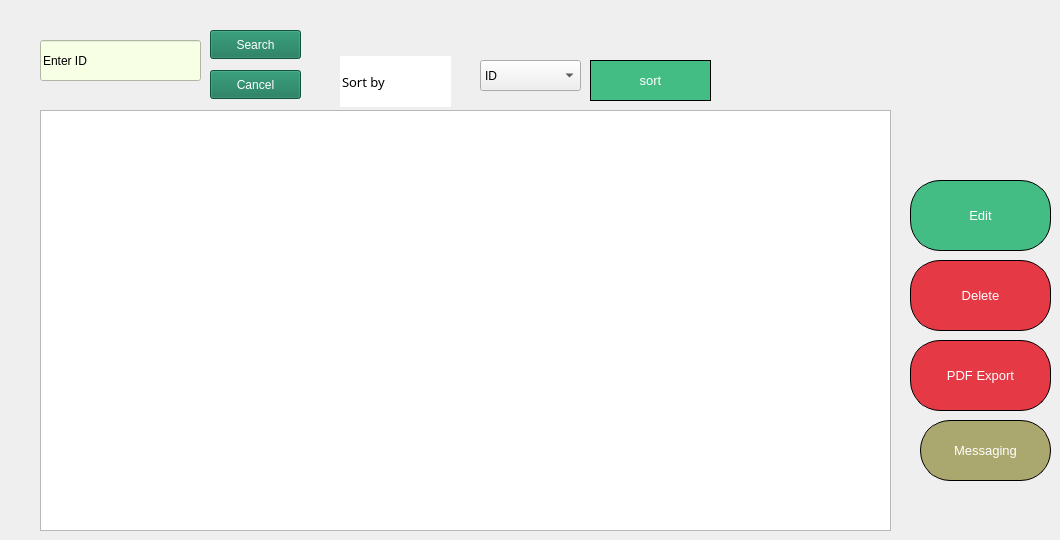
      <widget class="QWidget" name="list_view_client">
       <widget class="QPushButton" name="Search_Button_client">
        <property name="geometry">
         <rect>
          <x>210</x>
          <y>30</y>
          <width>91</width>
          <height>29</height>
         </rect>
        </property>
        <property name="styleSheet">
         <string notr="true">background-color: rgb(18, 115, 83);
color: rgb(255, 255, 255);</string>
        </property>
        <property name="text">
         <string>Search</string>
        </property>
       </widget>
       <widget class="QLineEdit" name="lineEdit_7_client">
        <property name="geometry">
         <rect>
          <x>340</x>
          <y>56</y>
          <width>111</width>
          <height>51</height>
         </rect>
        </property>
        <property name="font">
         <font>
          <family>MV Boli</family>
          <pointsize>10</pointsize>
          <italic>false</italic>
          <bold>false</bold>
         </font>
        </property>
        <property name="styleSheet">
         <string notr="true">
color: rgb(0, 0, 0);
font: 10pt ;


border-radius:30px;
</string>
        </property>
        <property name="text">
         <string>Sort by</string>
        </property>
        <property name="frame">
         <bool>true</bool>
        </property>
        <property name="cursorPosition">
         <number>7</number>
        </property>
        <property name="dragEnabled">
         <bool>false</bool>
        </property>
        <property name="readOnly">
         <bool>false</bool>
        </property>
       </widget>
       <widget class="QLineEdit" name="Search_line_edit_client">
        <property name="geometry">
         <rect>
          <x>40</x>
          <y>40</y>
          <width>161</width>
          <height>41</height>
         </rect>
        </property>
        <property name="styleSheet">
         <string notr="true">
background-color: rgb(247, 255, 229);

</string>
        </property>
        <property name="text">
         <string>Enter ID</string>
        </property>
       </widget>
       <widget class="QPushButton" name="Edit_Button_client">
        <property name="geometry">
         <rect>
          <x>910</x>
          <y>180</y>
          <width>141</width>
          <height>71</height>
         </rect>
        </property>
        <property name="styleSheet">
         <string notr="true">border: 1px solid black;

color: rgb(255, 255, 255);
font: 10pt ;

background-color: rgb(171, 168, 111);
background-color: rgb(68, 189, 133);


border-radius:30px;
</string>
        </property>
        <property name="text">
         <string>Edit</string>
        </property>
       </widget>
       <widget class="QPushButton" name="Delete_Button_client">
        <property name="geometry">
         <rect>
          <x>910</x>
          <y>260</y>
          <width>141</width>
          <height>71</height>
         </rect>
        </property>
        <property name="styleSheet">
         <string notr="true">border: 1px solid black;


color: rgb(255, 255, 255);
font: 10pt ;

background-color: rgb(171, 168, 111);
background-color: rgb(126, 61, 64);
background-color: rgb(230, 57, 70);

border-radius:30px;
</string>
        </property>
        <property name="text">
         <string>Delete</string>
        </property>
       </widget>
       <widget class="QTableView" name="tableView_client">
        <property name="geometry">
         <rect>
          <x>40</x>
          <y>110</y>
          <width>851</width>
          <height>421</height>
         </rect>
        </property>
        <property name="styleSheet">
         <string notr="true"/>
        </property>
       </widget>
       <widget class="QPushButton" name="pdf_Button_client">
        <property name="geometry">
         <rect>
          <x>910</x>
          <y>340</y>
          <width>141</width>
          <height>71</height>
         </rect>
        </property>
        <property name="styleSheet">
         <string notr="true">border: 1px solid black;


color: rgb(255, 255, 255);
font: 10pt ;

background-color: rgb(171, 168, 111);
background-color: rgb(126, 61, 64);
background-color: rgb(230, 57, 70);

border-radius:30px;
</string>
        </property>
        <property name="text">
         <string>PDF Export</string>
        </property>
       </widget>
       <widget class="QComboBox" name="sort_criterion_client">
        <property name="geometry">
         <rect>
          <x>480</x>
          <y>60</y>
          <width>101</width>
          <height>31</height>
         </rect>
        </property>
        <item>
         <property name="text">
          <string>ID</string>
         </property>
        </item>
        <item>
         <property name="text">
          <string>Nom</string>
         </property>
        </item>
       </widget>
       <widget class="QPushButton" name="Sort_Button_client">
        <property name="geometry">
         <rect>
          <x>590</x>
          <y>60</y>
          <width>121</width>
          <height>41</height>
         </rect>
        </property>
        <property name="styleSheet">
         <string notr="true">border: 1px solid black;

color: rgb(255, 255, 255);
font: 10pt ;

background-color: rgb(171, 168, 111);
background-color: rgb(68, 189, 133);


border-radius:30px;
</string>
        </property>
        <property name="text">
         <string>sort</string>
        </property>
       </widget>
       <widget class="QPushButton" name="cancel_search_button_client">
        <property name="geometry">
         <rect>
          <x>210</x>
          <y>70</y>
          <width>91</width>
          <height>29</height>
         </rect>
        </property>
        <property name="styleSheet">
         <string notr="true">background-color: rgb(18, 115, 83);
color: rgb(255, 255, 255);</string>
        </property>
        <property name="text">
         <string>Cancel</string>
        </property>
       </widget>
       <widget class="QPushButton" name="messaging_Button_client">
        <property name="geometry">
         <rect>
          <x>920</x>
          <y>420</y>
          <width>131</width>
          <height>61</height>
         </rect>
        </property>
        <property name="styleSheet">
         <string notr="true">border: 1px solid black;

color: rgb(255, 255, 255);
font: 10pt ;

background-color: rgb(171, 168, 111);




border-radius:30px;
</string>
        </property>
        <property name="text">
         <string>Messaging</string>
        </property>
       </widget>
      </widget>
